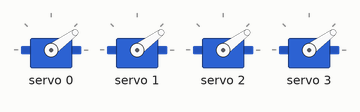
This sketch was run on a simulated Arduino Uno, built with avr-gcc and run on an emulated ATmega328P. Parts: 4 × servo.

Above: at 0.1 s.
At 20.1 s:
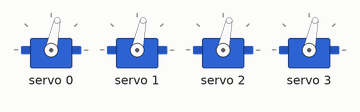
At 35.1 s:
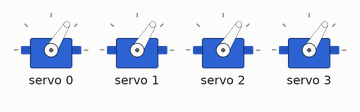
Timing chart, 0 to 36.6 s (numbered marks = the images above):
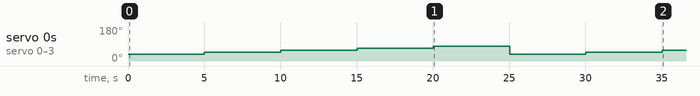

The sketch:

pca9685_spiner.ino
```cpp
#include <Wire.h>
#include <Adafruit_PWMServoDriver.h>

// The PCA9685 address
#define PCA9685_ADDRESS 0x40

// Create the PWM servo driver object
Adafruit_PWMServoDriver pwm = Adafruit_PWMServoDriver(PCA9685_ADDRESS);

// Define constants for the servo
#define SERVO_MIN_PULSE_WIDTH 100   // Minimum pulse width in microseconds 100    50
#define SERVO_MAX_PULSE_WIDTH 500   // Maximum pulse width in microseconds 500   500
#define SERVO_MIN_ANGLE 40            // Minimum angle in degrees
#define SERVO_MAX_ANGLE 80          // Maximum angle in degrees

void setup() {
  Serial.begin(115200);
  pwm.begin();
  pwm.setPWMFreq(50);  // Analog servos typically run at 50Hz - 60Hz updates

  delay(10);
}

void loop() {
  // Move the servo to different positions
  for (int angle = SERVO_MIN_ANGLE; angle <= SERVO_MAX_ANGLE; angle += 10) {
    setServoAngle(0, angle);
    setServoAngle(1, angle);
    setServoAngle(2, angle);
    setServoAngle(3, angle);
    delay(5000); // Delay to allow servo to reach the desired position
  }
  for (int angle = SERVO_MAX_ANGLE; angle <= SERVO_MIN_ANGLE; angle -= 10) {
    setServoAngle(0, angle);
    setServoAngle(1, angle);
    setServoAngle(2, angle);
    setServoAngle(3, angle);
    delay(5000); // Delay to allow servo to reach the desired position
  }


}

// Function to set the angle of the servo
void setServoAngle(uint8_t servoNum, int angle) {
  // Convert angle to pulse width
  uint16_t pulse_width = map(angle, 0, 180, SERVO_MIN_PULSE_WIDTH, SERVO_MAX_PULSE_WIDTH);
  // Set pulse width
  pwm.setPWM(servoNum, 0, pulse_width);
}
```

Measured:
- by itself, servo 0–3: 36° → 47° at 5.0 s, → 58° 5.0 s later, → 68° 5.0 s later, → 78° 5.0 s later, … (7 changes in this stretch)
